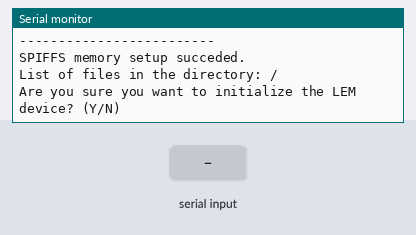
A sketch run on a simulated ESP32. On the bench: the last lines printed to the serial monitor. Inputs (shaded band) come from the test bench. The local clock reads 2024-03-15 10:24:30 at power-on unless the sketch sets it; storage starts empty.

Above: at 5.8 s.
5.9 s: "Y" received over Serial
At 7.1 s:
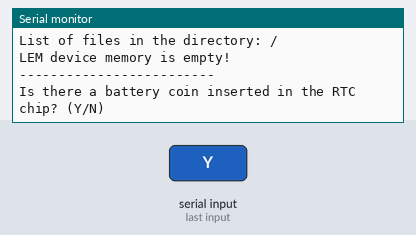
7.4 s: "y" received over Serial
At 7.8 s:
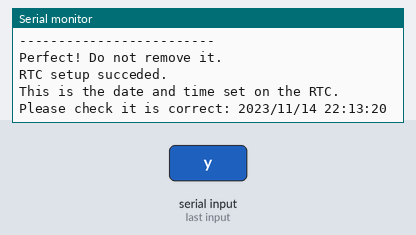

Measured:
- after the input at 5.9 s, the serial monitor: prints a new line at once (image 1)
- after the input at 7.4 s, the serial monitor: prints a new line at once (image 2)

The sketch:

init_lem_v3_pcf8523.ino
```cpp
/*
    *** Initialize LEM Device ***

    This code initializes the LEM device: it deletes all files on its memory and adjusts the time of the real-time clock to prepare the device to be deployed on the field.
    This code should be used to:
    1) Setup a newly built LEM device ;
    2) Reinitialize a LEM device after a completed experiment/deployment (the data from that experiment should have been saved correctly using the "Read LEM Device" code).

    The circuit:
    This code should be used with the LEM v3 circuit board with this hardware:
    - FIREBEETLE ESP32 (DFR0478)
    - PCF8523 RTC
    - PIR sensor

    Authors:
    Mireille Quémener
    Thomas Shooner
*/

#include "FS.h"
#include "SPIFFS.h"
#include <vector>
#include "RTClib.h"

#define FORMAT_SPIFFS_IF_FAILED true

RTC_PCF8523 rtc;

void setup() {
  Serial.begin(115200);
  delay(5000);
  Serial.println(" ");
  Serial.println("*** Initialize LEM Device ***");
  Serial.println("Running this code will:");
  Serial.println("- reinitialize the LEM device and delete ALL files in memory;");
  Serial.println("- set the real-time clock (RTC) using the time of your computer.");
  Serial.println("-------------------------");

  setSPIFFS();
  SPIFFS.format();
  listDir(SPIFFS, "/", 0);

  Serial.println("Are you sure you want to initialize the LEM device? (Y/N)");

  while (!Serial.available());

  char userInput = Serial.read();

  if (userInput == 'Y' || userInput == 'y') {
    deleteAllFiles(SPIFFS, "/");
    listDir(SPIFFS, "/", 0);

    if (SPIFFSIsEmpty()) {
      Serial.println("LEM device memory is empty!");
      Serial.println("-------------------------");
      Serial.flush();
      Serial.println("Is there a battery coin inserted in the RTC chip? (Y/N)");
      while (!Serial.available());
      char userInput2 = Serial.read();

      if (userInput2 == 'Y' || userInput2 == 'y') {
        Serial.println("-------------------------");
        Serial.println("Perfect! Do not remove it.");
        setRTC();
        getDateTime();
      }

      else if (userInput2 == 'N' || userInput2 == 'n') {
        Serial.println("-------------------------");
        Serial.println("Please insert a battery and restart the process.");
      }

      else {
        Serial.println("Your selection is not valid. Please reboot LEM device and try again.");
      }

    } else {
      Serial.println("LEM device memory is not empty! Try reboot the LEM.");
    }
  }

  else if (userInput == 'N' || userInput == 'n') {
    Serial.println("LEM device has not been reinitialized.");
  }

  else {
    Serial.println("Your selection is not valid. Please reboot LEM device and try again.");
  }

}


void loop() {
}

void setSPIFFS() {
  if (!SPIFFS.begin(FORMAT_SPIFFS_IF_FAILED)) {
    Serial.println("SPIFFS memory setup failed");
    return;
  } else {
    Serial.println("SPIFFS memory setup succeded.");
  }
}

void setRTC() {
  if (!rtc.begin()) {
    Serial.println("Couldn't find RTC.");
    Serial.println("Please verify there is a battery in the RTC chip.");
    Serial.flush();
    while (1) delay(10);
  }

  else {
    Serial.println("RTC setup succeded.");
  }

  rtc.adjust(DateTime(F(__DATE__), F(__TIME__)));

  rtc.start();
}

void listDir(fs::FS &fs, const char *dirname, uint8_t levels) {
  Serial.printf("List of files in the directory: %s\r\n", dirname);

  File root = fs.open(dirname);
  if (!root) {
    Serial.println("- failed to open directory");
    return;
  }
  if (!root.isDirectory()) {
    Serial.println(" - not a directory");
    return;
  }

  std::vector<String> fileNames;

  File file = root.openNextFile();
  while (file) {
    if (file.isDirectory()) {
      fileNames.push_back(String(file.name()) + "/");
    } else {
      fileNames.push_back(file.name());
    }

    file = root.openNextFile();
  }

  std::sort(fileNames.begin(), fileNames.end());

  for (const String &name : fileNames) {
    Serial.print("  ");
    if (levels > 0 && name.endsWith("/")) {
      Serial.print("DIR : ");
      Serial.println(name);
      listDir(fs, (dirname + name).c_str(), levels - 1);
    } else {
      Serial.print("FILE: ");
      Serial.print(name);
      File file = fs.open((dirname + name).c_str());
      Serial.print("\tSIZE: ");
      Serial.println(file.size());
      file.close();
    }
  }
}

void deleteAllFiles(fs::FS &fs, const String &dirPath) {
  Serial.printf("Deleting files in directory: %s\r\n", dirPath.c_str());

  File dir = fs.open(dirPath.c_str());
  if (!dir || !dir.isDirectory()) {
    Serial.println("- not a valid directory");
    return;
  }

  File file = dir.openNextFile();
  while (file) {
    String filePath = file.name();
    if (fs.remove(filePath.c_str())) {
      Serial.println("- deleted file: " + filePath);
    } else {
      Serial.println("- delete failed for file: " + filePath);
    }
    file = dir.openNextFile();
  }
}

bool SPIFFSIsEmpty() {
  File root = SPIFFS.open("/");
  if (!root) {
    Serial.println("Failed to open directory");
    return false;
  }

  bool isEmpty = true;
  File file = root.openNextFile();
  while (file) {
    isEmpty = false;
    file.close();
    file = root.openNextFile();
  }
  root.close();
  return isEmpty;
}

void getDateTime() {
  Serial.print("This is the date and time set on the RTC. Please check it is correct: ");
  DateTime now = rtc.now();
  Serial.print(now.year(), DEC);
  Serial.print('/');
  Serial.print(now.month(), DEC);
  Serial.print('/');
  Serial.print(now.day(), DEC);
  Serial.print(" ");
  Serial.print(now.hour(), DEC);
  Serial.print(':');
  Serial.print(now.minute(), DEC);
  Serial.print(':');
  Serial.print(now.second(), DEC);
  Serial.println();
}
```
